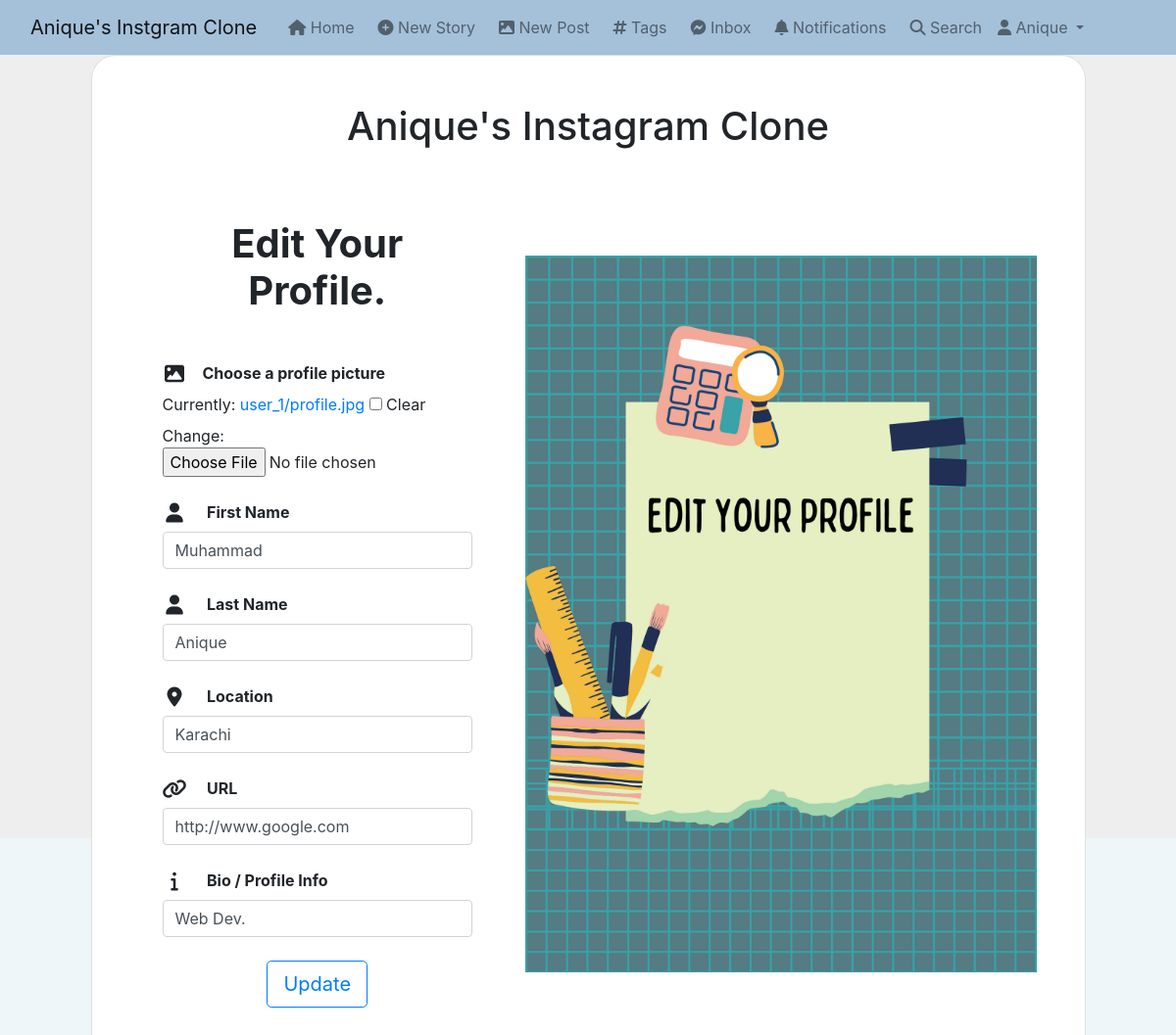
/editprofile (signed in), run on the app's committed database.
### app_authentication/models.py (models this page shows, shortened)
class Profile(models.Model):
    user = models.OneToOneField(User, on_delete=models.CASCADE, related_name='profile')
    first_name = models.CharField(max_length=50, null=True, blank=True)
    last_name = models.CharField(max_length=50, null=True, blank=True)
    location = models.CharField(max_length=50, null=True, blank=True)
    url = models.URLField(max_length=80, null=True, blank=True)
    profile_info = models.TextField(max_length=150, null=True, blank=True)
    date = models.DateField(auto_now_add=True)
    favorites = models.ManyToManyField(Post)
    picture = models.ImageField(upload_to=user_directory_path, blank=True, null=True, verbose_name='Picture')

### app_authentication/views.py (the view)
# urls.py: path("editprofile",views.edit_profile,name='edit_profile'),
@login_required
def edit_profile(request):
	user = request.user.id
	profile =Profile.objects.get(user__id=user)
	if request.method == 'POST':
		form = EditProfileForm(request.POST,request.FILES)
		if form.is_valid():
			profile.picture = form.cleaned_data.get("picture")
			profile.first_name = form.cleaned_data.get("first_name")
			profile.last_name = form.cleaned_data.get("last_name")
			profile.location = form.cleaned_data.get("location")
			profile.url = form.cleaned_data.get("url")
			profile.profile_info = form.cleaned_data.get("profile_info")
			profile.save()
			return redirect('profile',username=User.objects.get(id=user).username)
	else:
		form = EditProfileForm(instance=profile)
	context = {
		'form':form,
	}
	return render(request,'authentication/edit_profile.html',context)

### app_authentication/forms.py
class EditProfileForm(forms.ModelForm):
	picture = forms.ImageField(required=False)
	first_name= forms.CharField(widget=forms.TextInput(attrs={'class': 'form-control'}),max_length=60,required=False)
	last_name= forms.CharField(widget=forms.TextInput(attrs={'class': 'form-control'}),max_length=60,required=False)
	location= forms.CharField(widget=forms.TextInput(attrs={'class': 'form-control'}),max_length=30,required=False)
	url = forms.URLField(widget=forms.TextInput(attrs={'class': 'form-control'}),max_length=60,required=False)
	profile_info = forms.CharField(widget=forms.TextInput(attrs={'class': 'form-control'}),max_length=400,required=False)
	class Meta:
		model = Profile
		fields = ('picture','first_name','last_name','location','url','profile_info')

### django_instagram_clone/templates/authentication/edit_profile.html (shortened to what this page needs)
{% extends 'base.html' %}{% load static %} {% block content %}
<section class="vh-100" style="background-color: #eee">
  <div class="container h-90">
    <div class="row d-flex justify-content-center align-items-center h-100">
      <div class="col-lg-12 col-xl-11">
        <div class="card text-black" style="border-radius: 25px">
          <div class="card-body p-md-5">
            <h1 class="text-center mb-5">Anique's Instagram Clone</h1>
            <div class="row justify-content-center">
              <div class="col-md-10 col-lg-6 col-xl-5 order-2 order-lg-1">
                <p class="text-center h1 fw-bold mb-5 mx-1 mx-md-4 mt-4">
                  Edit Your Profile.
                </p>
                <form
                  class="mx-1 mx-md-4"
                  method="post"
                  enctype="multipart/form-data"
                  action=""
                  role="form"
                >
                  <div class="d-flex flex-row align-items-center mb-4">
                    <div class="form-outline flex-fill mb-0">
                      <label class="form-label" for="form3Example1c"
                        ><i class="fas fa-image fa-lg me-3 fa-fw"></i
                        ><b>Choose a profile picture</b></label
                      > <br>{{form.picture}}
                    </div>
                  </div>
                  <div class="d-flex flex-row align-items-center mb-4">
                    <div class="form-outline flex-fill mb-0">
                      <label class="form-label" for="form3Example4c">
                        <i class="fas fa-user fa-lg me-3 fa-fw"></i>
                        <b>First Name</b></label
                      > {{form.first_name}}
                    </div>
                  </div>
                  <div class="d-flex flex-row align-items-center mb-4">
                    <div class="form-outline flex-fill mb-0">
                      <label class="form-label" for="form3Example4c">
                        <i class="fas fa-user fa-lg me-3 fa-fw"></i>
                        <b>Last Name</b></label
                      > {{form.last_name}}
                    </div>
                  </div>
                  <div class="d-flex flex-row align-items-center mb-4">
                    <div class="form-outline flex-fill mb-0">
                      <label class="form-label" for="form3Example4c">
                        <i class="fas fa-location-dot fa-lg me-3 fa-fw"></i>
                        <b>Location</b></label
                      > {{form.location}}
                    </div>
                  </div><div class="d-flex flex-row align-items-center mb-4">
                    <div class="form-outline flex-fill mb-0">
                      <label class="form-label" for="form3Example4c">
                        <i class="fas fa-link fa-lg me-3 fa-fw"></i>
                        <b>URL</b></label
                      > {{form.url}}
                    </div>
                  </div><div class="d-flex flex-row align-items-center mb-4">
                    <div class="form-outline flex-fill mb-0">
                      <label class="form-label" for="form3Example4c">
                        <i class="fas fa-info fa-lg me-3 fa-fw"></i>
                        <b>Bio / Profile Info</b></label
                      > {{form.profile_info}}
                    </div>
                  </div>
                  <div class="d-flex justify-content-center mx-4 mb-3 mb-lg-4">
                    <button
                      type="submit"
                      class="btn btn-outline-primary btn-lg"
                    >
                      Update
                    </button>
                  </div>
                </form>
              </div>
              <div
                class="col-md-10 col-lg-6 col-xl-7 d-flex align-items-center order-1 order-lg-2"
              >
                <img
                  src="{% static 'img/edit_profile.png' %}"
                  class="img-fluid"
                  alt="Phone image"
                />
              </div>
            </div>
          </div>
        </div>
      </div>
    </div>
  </div>
</section>
{% endblock content %}

### django_instagram_clone/templates/base.html (shortened to what this page needs)
{% load static %}
<!DOCTYPE html>
<html lang="en">
  <head>
    <link
      href="https://cdn.jsdelivr.net/npm/bootstrap@5.0.2/dist/css/bootstrap.min.css"
      rel="stylesheet"
    />
    <link
      rel="stylesheet"
      href="https://cdnjs.cloudflare.com/ajax/libs/font-awesome/6.1.1/css/all.min.css"
    />
    <link
      rel="stylesheet"
      href="https://stackpath.bootstrapcdn.com/bootstrap/4.3.1/css/bootstrap.min.css"
    />
  </head>
  <body style="background-color: #eef6f9">
    <nav
      class="navbar navbar-expand-lg navbar-light"
      style="background-color: #a5c0d9"
    >
      <div class="container-fluid">
        <a class="navbar-brand" href="#">Anique's Instgram Clone</a>
        <div class="collapse navbar-collapse" id="navbarSupportedContent">
          <ul class="navbar-nav me-auto mb-2 mb-lg-0">
            <li class="nav-item ml-2">
              <a class="nav-link" aria-current="page" href="{% url 'index' %}"
                ><i class="fa fa-home"></i> Home</a
              >
            </li>
            <li class="nav-item ml-2">
              <a class="nav-link" href="{% url 'new_story' %}"
                ><i class="fa fa-plus-circle"></i> New Story</a
              >
            </li>
            <li class="nav-item ml-2">
              <a class="nav-link" href="{% url 'new_post' %}"
                ><i class="fa fa-image"></i> New Post</a
              >
            </li>
            <li class="nav-item ml-2">
              <a class="nav-link" href="{% url 'tags' %}"
                ><i class="fa fa-hashtag"></i> Tags</a
              >
            </li>
            <li class="nav-item ml-2">
              <a class="nav-link" href="{% url 'inbox' %}"
                ><i class="fa-brands fa-facebook-messenger"></i> Inbox
              </a>
            </li>
            <li class="nav-item ml-2">
              <a class="nav-link" href="{% url 'notifications' %}"
                ><i class="fa-solid fa-bell"></i> Notifications
              </a>
            </li>
            <li class="nav-item ml-2">
              <a class="nav-link" href="{% url 'search_user' %}"
                ><i class="fa-solid fa-search"></i> Search</a
              >
            </li>
            <li class="nav-item dropdown">
              <a
                class="nav-link dropdown-toggle"
                href="#"
                id="navbarDropdown"
                role="button"
                data-bs-toggle="dropdown"
                aria-expanded="false"
              >
                <i class="fa fa-user"></i> {{request.user.username|capfirst}}
              </a>
            </li>
          </ul>
        </div>
      </div>
    </nav>
    {% block content %}{% endblock content %}
  </body>
</html>

### data on the page
Profile: first_name "Muhammad", last_name "Anique", location "Karachi", url "http://www.google.com", profile_info "Web Dev."

### other printed values
{{ request.user.username|capfirst }} "Anique"
